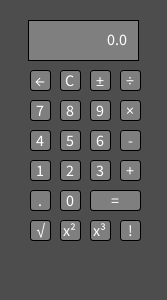
Frame 1 (no input)
Frame 60 (the mouse pressed at the canvas centre just before this capture): identical to frame 1, image omitted
Frame 120 (the mouse held since frame 60 and released just before this capture): identical to frame 1, image omitted

The Processing sketch that drew this single still picture (run headless with seeded random() and noise(); from frame 60 on, the mouse is pressed at the canvas centre):

// Processing sketch: Calculator
// ── Calculator.pde
// Ian Hundley | Sept. 15 | Calculator
Button[] numButtons = new Button[10];
Button[] opButtons = new Button[13];
float l, r, result, x;
char op;
boolean left, newEntry;
String displayVal;


void setup() {
  size(167, 300);
  l = 0.0;
  r = 0.0;
  result = 0.0;
  op = ' ';
  left = true;
  newEntry = true;
  displayVal = "0.0";
  // First row
  opButtons[0] = new Button(40, 80, 20, 20, '←');
  opButtons[1] = new Button(70, 80, 20, 20, 'C');
  opButtons[3] = new Button(100, 80, 20, 20, '±');
  opButtons[4] = new Button(130, 80, 20, 20, '÷');

  // Second row
  numButtons[0] = new Button(40, 110, 20, 20, '7');
  numButtons[1] = new Button(70, 110, 20, 20, '8');
  numButtons[2] = new Button(100, 110, 20, 20, '9');
  opButtons[2] = new Button(130, 110, 20, 20, '×');

  // Third row
  numButtons[3] = new Button(40, 140, 20, 20, '4');
  numButtons[4] = new Button(70, 140, 20, 20, '5');
  numButtons[5] = new Button(100, 140, 20, 20, '6');
  opButtons[5] = new Button(130, 140, 20, 20, '-');

  // Fourth row
  numButtons[6] = new Button(70, 170, 20, 20, '2');
  numButtons[7] = new Button(100, 170, 20, 20, '3');
  numButtons[8] = new Button(40, 170, 20, 20, '1');
  opButtons[6] = new Button(130, 170, 20, 20, '+');

  // Fifth row
  opButtons[7] = new Button(40, 200, 20, 20, '.');
  numButtons[9] = new Button(70, 200, 20, 20, '0');
  opButtons[8] = new Button(115, 200, 50, 20, '=');

  // Sixth row
  opButtons[9] = new Button(40, 230, 20, 20, '√');
  opButtons[10] = new Button(70, 230, 20, 20, 's');
  opButtons[11] = new Button(100, 230, 20, 20, 'd');
  opButtons[12] = new Button(130, 230, 20, 20, '!');
}

void draw() {
  background(77);
  drawDisplay();
  for (int i = 0; i<numButtons.length; i++) {
    numButtons[i].display();
    numButtons[i].mouseOver(mouseX, mouseY);
  }
  for (int i = 0; i<opButtons.length; i++) {
    opButtons[i].display();
    opButtons[i].mouseOver(mouseX, mouseY);
  }
}

void drawDisplay() {
  rectMode(CENTER);
  fill(127);
  rect(width/2, 40, 110, 40);
  fill(255);
  textSize(16);
  textAlign(RIGHT);
  text(displayVal, width-40, 45);
}

void mouseReleased() {
  // Update display with button clicked by user
  for (int i = 0; i < numButtons.length; i++) {
    if (numButtons[i].hover) {
      handleEvent(numButtons[i].val, true);
    }
  }

  // loop through opButtons
  for (int i = 0; i < opButtons.length; i++) {
    if (opButtons[i].hover) {
      handleEvent(opButtons[i].val, false);
    }
  }

  println("L:" + l);
  println("R:" + r);
  println("result:" + result);
  println("Left:" + left);
  println("op:" + op);
}


void performCalc() {
  if (op == '+') {
    result = l + r;
  } else if (op == '-') {
    result = l - r;
  } else if (op == '÷') {
    result = l / r;
  } else if (op == '×') {
    result = l * r;
  } else if (op == '^') {
    result = pow(l, r);
  }
  displayVal = str(result);
  left = !left;
}

void keyPressed() {
  println("keyCode: " + keyCode);
  if (keyCode == 49 || keyCode == 97) {
    handleEvent('1', true);
  } else if (keyCode == 50 || keyCode == 98) {
    handleEvent('2', true);
  } else if (keyCode == 51 || keyCode == 99) {
    handleEvent('3', true);
  } else if (keyCode == 52 || keyCode == 100) {
    handleEvent('4', true);
  } else if (keyCode == 53 || keyCode == 101) {
    handleEvent('5', true);
  } else if (keyCode == 54 || keyCode == 102) {
    handleEvent('6', true);
  } else if (keyCode == 55 || keyCode == 103) {
    handleEvent('7', true);
  } else if (keyCode == 56 || keyCode == 104) {
    handleEvent('8', true);
  } else if (keyCode == 57 || keyCode == 105) {
    handleEvent('9', true);
  } else if (keyCode == 48 || keyCode == 96) {
    handleEvent('0', true);
  } else if (keyCode == 45 || keyCode == 109) { // Start of op buttons
    handleEvent('-', false);
  } else if (keyCode == 107 || keyCode == 61) {
    handleEvent('+', false);
  } else if (keyCode == 46 || keyCode == 110) {
    handleEvent('.', false);
  } else if (keyCode == 47 || keyCode == 111) {
    handleEvent('÷', false);
  } else if (keyCode == 106 || keyCode == 77) {
    handleEvent('×', false);
  } else if (keyCode == 10) {
    handleEvent('=', false);
  } else if (keyCode == 82) {
    handleEvent('√', false);
  } else if (keyCode == 83) {
    handleEvent('²', false);
  } else if (keyCode == 67) {
    handleEvent('³', false);
  } else if (keyCode == 70) {
    handleEvent('!', false);
  } else if (keyCode == 88) {
    handleEvent('C', false);
  }
}

void handleEvent(char val, boolean isNum) {
  if (isNum == true) {
    // Do number stuff
    String digit = str(val);

    if (newEntry || displayVal.equals("0.0")) {
      displayVal = digit;
      newEntry = false;
    } else {
      displayVal += digit;
    }

    if (left) {
      l = float(displayVal);
    } else {
      r = float(displayVal);
    }
  } else {
    // Do operator stuff
    char clicked = val;

    if (clicked == '=') {
      performCalc();
    } else if (clicked == '+' || clicked == '-' || clicked == '×' || clicked == '÷' || clicked == '^') {
      op = clicked;
      left = false;
      newEntry = true;
      displayVal = str(op);
    } else if (clicked == '±') {
      if (left == true) {
        l *= -1;
        displayVal = str(l);
      } else {
        r *= -1;
        displayVal = str(r);
      }
    } else if (clicked == 'C') {
      // reset all variables
      l = 0.0;
      r = 0.0;
      result = 0.0;
      op = ' ';
      left = true;
      newEntry = true;
      displayVal = "0.0";
    } else if (clicked == '√') {
      // square root of value in display
      if (left == true) {
        l = sqrt(l);
        displayVal = str(l);
      } else {
        r = sqrt(r);
        displayVal = str(r);
      }
    } else if (clicked == '²') {
      // square the value in display
      if (left == true) {
        l = sq(l);
        displayVal = str(l);
      } else {
        r = sq(r);
        displayVal = str(r);
      }
    } else if (clicked == '³') {
      // cube the value in display
      if (left == true) {
        l = pow(l, 3);
        displayVal = str(l);
      } else {
        r = pow(r, 3);
        displayVal = str(r);
      }
    } else if (clicked == '!') {
      // factorial the value in display
      long result = 1;
      if (left == true) {
        for (int n = 1; n <= (int)l; n++) {
          result *= n;
        }
        l = result;
        displayVal = str((int)l);
      } else {
        for (int n = 1; n <= (int)r; n++) {
          result *= n;
        }
        r = result;
        displayVal = str((int)r);
      }
    } else if (clicked == '.') {
      if (!displayVal.contains(".")) {
        displayVal += ".";
      }
    }
  }
}

// ── Button.pde
class Button {
  // member variables
  float x, y, w, h;
  char val;
  boolean hover;
  color c1, c2;

  // construcotr
  Button(float x, float y, float w, float h, char val) {
    this.x = x;
    this.y = y;
    this.w = w;
    this.h = h;
    this.val = val;
    hover = false;
    c1 = color(127);
    c2 = color(177);
  }

  // member methods
  void display() {
    if (hover == true) {
      fill(c2);
    } else {
      fill(c1);
    }
    rectMode(CENTER);
    rect(x, y, w, h, 3);
    fill(255);
    textAlign(CENTER);
    if (val == 's') {
      text("x²", x, y+6);
    } else if (val == 'd') {
      text("x³",x, y+6);
    } else {
      text(val, x, y+6);
    }
  }

  void mouseOver(float tempX, float tempY) {
    if (tempX>x-w/2 && tempX<x+w/2 && tempY>y-h/2 && tempY<y+h/2) {
      hover = true;
    } else {
      hover = false;
    }
  }
}
